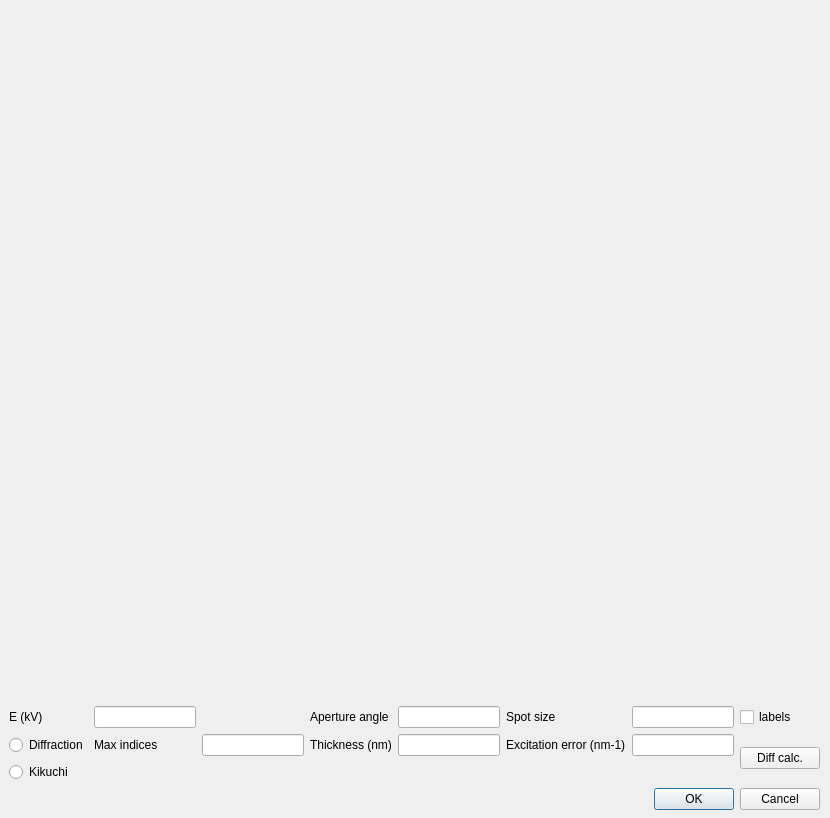
<?xml version="1.0" encoding="UTF-8"?>
<ui version="4.0">
 <class>Kikuchi</class>
 <widget class="QDialog" name="Kikuchi">
  <property name="windowModality">
   <enum>Qt::NonModal</enum>
  </property>
  <property name="geometry">
   <rect>
    <x>0</x>
    <y>0</y>
    <width>830</width>
    <height>818</height>
   </rect>
  </property>
  <property name="windowTitle">
   <string>Kikuchi lines / Diffraction pattern</string>
  </property>
  <widget class="QWidget" name="layoutWidget">
   <property name="geometry">
    <rect>
     <x>9</x>
     <y>9</y>
     <width>811</width>
     <height>801</height>
    </rect>
   </property>
   <layout class="QGridLayout" name="gridLayout">
    <item row="3" column="5">
     <widget class="QLabel" name="error_label">
      <property name="text">
       <string>Excitation error (nm-1)</string>
      </property>
     </widget>
    </item>
    <item row="4" column="0">
     <widget class="QRadioButton" name="kikuchi_radioButton">
      <property name="text">
       <string>Kikuchi</string>
      </property>
     </widget>
    </item>
    <item row="6" column="0" colspan="9">
     <widget class="QDialogButtonBox" name="buttonBox">
      <property name="orientation">
       <enum>Qt::Horizontal</enum>
      </property>
      <property name="standardButtons">
       <set>QDialogButtonBox::Cancel|QDialogButtonBox::Ok</set>
      </property>
     </widget>
    </item>
    <item row="3" column="0">
     <widget class="QRadioButton" name="diff_radioButton">
      <property name="text">
       <string>Diffraction</string>
      </property>
     </widget>
    </item>
    <item row="3" column="3">
     <widget class="QLabel" name="t_label">
      <property name="text">
       <string>Thickness (nm)</string>
      </property>
     </widget>
    </item>
    <item row="1" column="0">
     <widget class="QLabel" name="E_label">
      <property name="text">
       <string>E (kV)</string>
      </property>
     </widget>
    </item>
    <item row="3" column="4">
     <widget class="QLineEdit" name="t_entry"/>
    </item>
    <item row="0" column="0" colspan="9">
     <widget class="QWidget" name="mplwindow" native="true">
      <widget class="QWidget" name="gridLayoutWidget">
       <property name="geometry">
        <rect>
         <x>0</x>
         <y>0</y>
         <width>801</width>
         <height>661</height>
        </rect>
       </property>
       <layout class="QGridLayout" name="mplvl"/>
      </widget>
     </widget>
    </item>
    <item row="1" column="3">
     <widget class="QLabel" name="angle_label">
      <property name="text">
       <string>Aperture angle</string>
      </property>
     </widget>
    </item>
    <item row="1" column="5">
     <widget class="QLabel" name="spot_size_label">
      <property name="text">
       <string>Spot size</string>
      </property>
     </widget>
    </item>
    <item row="1" column="4">
     <widget class="QLineEdit" name="angle_entry"/>
    </item>
    <item row="1" column="6">
     <widget class="QLineEdit" name="spot_size_entry"/>
    </item>
    <item row="1" column="7" colspan="2">
     <widget class="QCheckBox" name="label_checkBox">
      <property name="text">
       <string>labels</string>
      </property>
     </widget>
    </item>
    <item row="3" column="6">
     <widget class="QLineEdit" name="error_entry"/>
    </item>
    <item row="3" column="1">
     <widget class="QLabel" name="indices_label">
      <property name="text">
       <string>Max indices</string>
      </property>
     </widget>
    </item>
    <item row="3" column="2">
     <widget class="QLineEdit" name="indices_entry"/>
    </item>
    <item row="1" column="1">
     <widget class="QLineEdit" name="E_entry"/>
    </item>
    <item row="3" column="7" rowspan="2" colspan="2">
     <widget class="QPushButton" name="Diff_button">
      <property name="text">
       <string>Diff calc.</string>
      </property>
     </widget>
    </item>
   </layout>
  </widget>
 </widget>
 <tabstops>
  <tabstop>E_entry</tabstop>
  <tabstop>angle_entry</tabstop>
  <tabstop>spot_size_entry</tabstop>
  <tabstop>label_checkBox</tabstop>
  <tabstop>diff_radioButton</tabstop>
  <tabstop>indices_entry</tabstop>
  <tabstop>t_entry</tabstop>
  <tabstop>error_entry</tabstop>
  <tabstop>Diff_button</tabstop>
  <tabstop>kikuchi_radioButton</tabstop>
  <tabstop>buttonBox</tabstop>
 </tabstops>
 <resources/>
 <connections/>
</ui>
